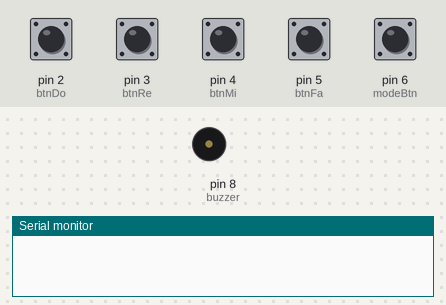
A sketch run on a simulated Arduino Uno, built with avr-gcc and run on an emulated ATmega328P. Parts: buzzer (waves = sounding), the last lines printed to the serial monitor. The inputs (shaded band) are chosen by the test bench; at power-on: pin 2 (btnDo), pin 3 (btnRe), pin 4 (btnMi), pin 5 (btnFa), pin 6 (modeBtn) HIGH.

Above: at 1.2 s.
1.3 s: pin 6 (modeBtn) pulled LOW for 0.15 s
2.9 s: pin 2 (btnDo) pulled LOW for 0.15 s
At 2.97 s:
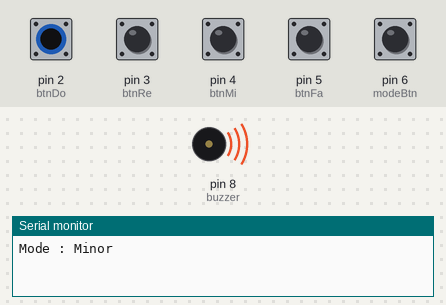
4.5 s: pin 6 (modeBtn) pulled LOW for 1 s
Timing chart, 0 to 7.5 s (numbered marks = the images above; inputs shaded):
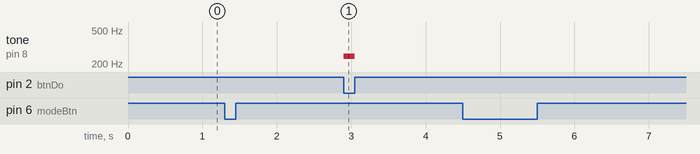

The sketch:

digital_piano.ino
```cpp
/*
-------------------------------------------------------
Project      : Digital Piano
Author       : Priyanshu Yadav
Roll Number  : 24BCA037
Description  :
4-key digital piano with Major/Minor mode and
two-key chord substitute.
-------------------------------------------------------
*/

const int buzzer = 8;

const int btnDo = 2;
const int btnRe = 3;
const int btnMi = 4;
const int btnFa = 5;
const int modeBtn = 6;

bool majorMode = true;
bool lastModeState = HIGH;

void setup() {

  pinMode(btnDo, INPUT_PULLUP);
  pinMode(btnRe, INPUT_PULLUP);
  pinMode(btnMi, INPUT_PULLUP);
  pinMode(btnFa, INPUT_PULLUP);
  pinMode(modeBtn, INPUT_PULLUP);

  pinMode(buzzer, OUTPUT);

  Serial.begin(9600);

}

void loop() {

  bool modeState = digitalRead(modeBtn);

  if (lastModeState == HIGH && modeState == LOW) {

    majorMode = !majorMode;

    Serial.print("Mode : ");

    if (majorMode)
      Serial.println("Major");
    else
      Serial.println("Minor");

    delay(250);

  }

  lastModeState = modeState;

  int pressed = 0;

  if (!digitalRead(btnDo)) pressed++;
  if (!digitalRead(btnRe)) pressed++;
  if (!digitalRead(btnMi)) pressed++;
  if (!digitalRead(btnFa)) pressed++;

  if (pressed >= 2) {

    tone(buzzer,392);     // Sol

  }

  else if (!digitalRead(btnDo)) {

    tone(buzzer, majorMode ? 262 : 247);

  }

  else if (!digitalRead(btnRe)) {

    tone(buzzer, majorMode ? 294 : 277);

  }

  else if (!digitalRead(btnMi)) {

    tone(buzzer, majorMode ? 330 : 311);

  }

  else if (!digitalRead(btnFa)) {

    tone(buzzer, majorMode ? 349 : 330);

  }

  else {

    noTone(buzzer);

  }

}
```

Measured:
- after the input at 2.9 s, tone on pin 8 (buzzer): silent → 247 Hz at once, → silent 0.15 s later
